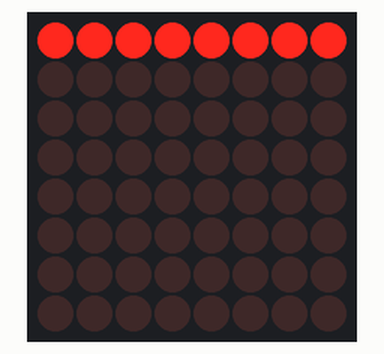
Bench run of a program on a simulated ATmega128, built with avr-gcc and emulated at 10 MHz. Parts: 8×8 LED matrix. Wiring (inferred from the names in the program): HT16K33 LED driver at I2C address 0x70.

Above: at 0.1 s.
At 0.5 s:
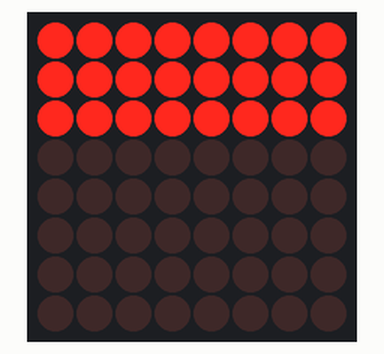
At 0.9 s:
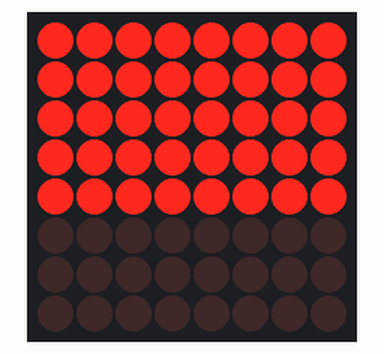
At 1.5 s:
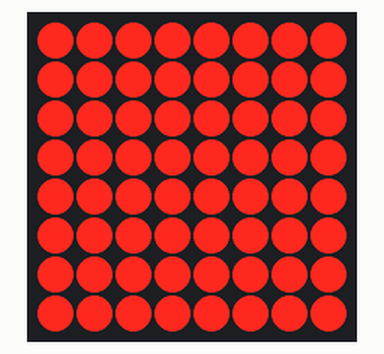
At 1.9 s:
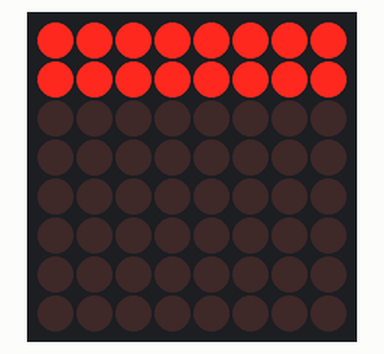

The program:

main.c
```c
// (licence header left out)
#define F_CPU 10e6

#include <avr/io.h>
#include <util/delay.h>

/******************************************************************/
void twi_init(void)
/*
short:			Init AVR TWI interface and set bitrate
inputs:
outputs:
notes:			TWI clock is set to 100 kHz
Version :    	DMK, Initial code
*******************************************************************/
{
	TWSR = 0;
	TWBR = 32;	 // TWI clock set to 100kHz, prescaler = 0
}

/******************************************************************/
void twi_start(void)
/*
short:			Generate TWI start condition
inputs:
outputs:
notes:
Version :    	DMK, Initial code
*******************************************************************/
{
	TWCR = (0x80 | 0x20 | 0x04);
	while( 0x00 == (TWCR & 0x80) );
}

/******************************************************************/
void twi_stop(void)
/*
short:			Generate TWI stop condition
inputs:
outputs:
notes:
Version :    	DMK, Initial code
*******************************************************************/
{
	TWCR = (0x80 | 0x10 | 0x04);
}

/******************************************************************/
void twi_tx(unsigned char data)
/*
short:			transmit 8 bits data
inputs:
outputs:
notes:
Version :    	DMK, Initial code
*******************************************************************/
{
	TWDR = data;
	TWCR = (0x80 | 0x04);
	while( 0 == (TWCR & 0x80) );
}

/******************************************************************/
void wait( int ms )
/*
short:			Busy wait number of millisecs
inputs:			int ms (Number of millisecs to busy wait)
outputs:
notes:			Busy wait, not very accurate. Make sure (external)
				clock value is set. This is used by _delay_ms inside
				util/delay.h
Version :    	DMK, Initial code
*******************************************************************/
{
	for (int i=0; i<ms; i++)
	{
		_delay_ms( 1 );		// library function (max 30 ms at 8MHz)
	}
}

void matrix_clear()
{
	twi_start();
	twi_tx(0xE0);
	twi_tx(0x00);
	for (int i = 0; i < 16; i++)
	{

		twi_tx(0x00);
	}
	twi_stop();
}

/******************************************************************/
int main( void )
/*
short:			main() loop, entry point of executable
inputs:
outputs:
notes:			Looping forever, trashing the HT16K33
Version :    	DMK, Initial code
*******************************************************************/
{

	twi_init();		// Init TWI interface

	// Init HT16K22. Page 32 datasheet
	twi_start();
	twi_tx(0xE0);	// Display I2C addres + R/W bit
	twi_tx(0x21);	// Internal osc on (page 10 HT16K33)
	twi_stop();

	twi_start();
	twi_tx(0xE0);	// Display I2C address + R/W bit
	twi_tx(0xA0);	// HT16K33 pins all output
	twi_stop();

	twi_start();
	twi_tx(0xE0);	// Display I2C address + R/W bit
	twi_tx(0xE3);	// Display Dimming 4/16 duty cycle
	twi_stop();

	twi_start();
	twi_tx(0xE0);	// Display I2C address + R/W bit
	twi_tx(0x81);	// Display OFF - Blink On
	twi_stop();

	matrix_clear();
	while (1)
	{
		for (int i = 0; i < 16; i += 2)
		{
			twi_start();
			twi_tx(0xE0);
			twi_tx((char)i);
			twi_tx(0xFF);
			twi_stop();

			wait(200);
		}
		matrix_clear();

	}

	return 1;
}
```

Measured:
- by itself, everything shown: repeats every 1.6 s, in 8 steps
